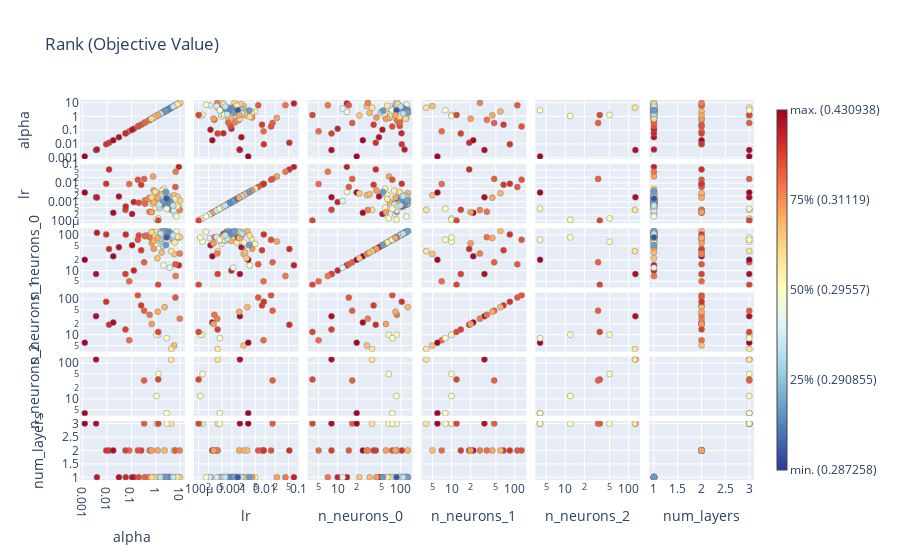

Notebook code cell kept with this figure:
### Code cell
optimization_plots(study_mlp)
